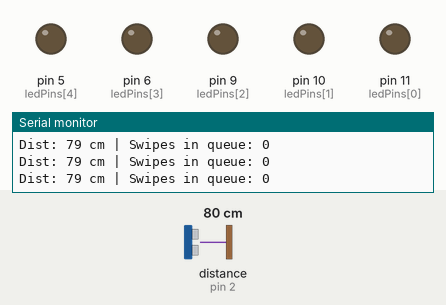
The program below on a simulated Arduino Uno, built with avr-gcc and run on an emulated ATmega328P. Shown: output pins drawn as LEDs (lit = HIGH), the last lines printed to the serial monitor. Wiring (inferred from the names in the program): ultrasonic range finder: trigger pin 12; echo pin 2. Inputs (shaded band) come from the test bench; at power-on: distance to the obstacle (sensor on pin 2) 80 cm. The echo pulse lasts 58.3 µs per cm; pins used as bus, display or sensor lines are not drawn.

Above: at 1.2 s.
1.3 s: distance to the obstacle (sensor on pin 2) set to 21 cm
3.5 s: distance to the obstacle (sensor on pin 2) set to 17 cm
At 5.3 s:
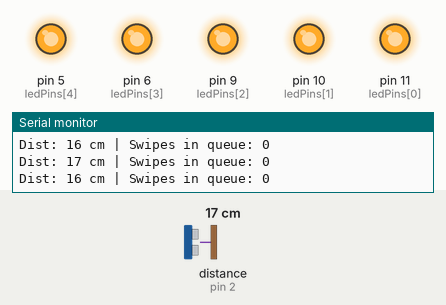
Timing chart, 0 to 6.8 s (numbered marks = the images above; inputs shaded):
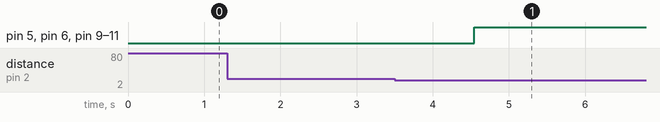

Measured:
- the behaviour switches between 20 and 19 cm on distance to the obstacle (sensor on pin 2) (found by bisection; images 0 and 1)
- after the input at 3.5 s, pin 5 (ledPins[4]), pin 6 (ledPins[3]), pin 9 (ledPins[2]), pin 10 (ledPins[1]), pin 11 (ledPins[0]): LOW → HIGH after 1.0 s

The program:

main.cpp
```cpp
#include <Arduino.h>

//Pins.
const uint8_t echoPin = 2;
const uint8_t trigPin = 12;
const uint8_t ledPins[5] = {11, 10, 9, 6, 5};

// Sampling & Calibration.
const unsigned long lastReadInterval = 60; // Safe interval to prevent sensor lockup
const unsigned long swipeThresholdDist = 20; // Max distance for a swipe in cm

unsigned long lastRead = 0;
unsigned long distance = 0;

// Gesture State Engine
int swipeCount = 0;
unsigned long lastSwipeDetectionTime = 0;
bool handWasPresent = false;

//Interrupt variables.
volatile unsigned long echoStart = 0;
volatile unsigned long pulseDuration = 0;
volatile bool newDistance = false;

// Wave state
int waveIndex = 0;
int waveDirection = 1; // 1 = forward, -1 = backward
unsigned long lastWaveStep = 0;
const unsigned long waveStepInterval = 150;

bool waveActive = false;

void checkGestureTimeout();
void executeOperations();

void time() {
  if (digitalRead(echoPin)) {
    echoStart = micros();
  } else {
    pulseDuration = micros() - echoStart;
    newDistance = true;
  }
}

void setup() {
  Serial.begin(115200);
  while (!Serial) { ; }
  Serial.println("--- System Initialized ---");

  pinMode(echoPin, INPUT);
  pinMode(trigPin, OUTPUT);

  for (int i = 0; i <= 4; i++) {
    pinMode(ledPins[i], OUTPUT);
  }

  digitalWrite(trigPin, LOW);
  attachInterrupt(digitalPinToInterrupt(echoPin), time, CHANGE);
}

void loop() {
  unsigned long now = millis();

  // Trigger the HC-SR04 safely
  if (now - lastRead >= lastReadInterval) {
    digitalWrite(trigPin, HIGH);
    delayMicroseconds(10);
    digitalWrite(trigPin, LOW);
    lastRead = now;
  }

  // Handle incoming data
  if (newDistance) {
    newDistance = false;
    distance = pulseDuration / 58.2;

    // Filter out 0.
    if (distance > 0) {
      Serial.print("Dist: "); Serial.print(distance); Serial.print(" cm | Swipes in queue: "); Serial.println(swipeCount);

      // Detect: Hand enters the detection field
      if (distance < swipeThresholdDist && !handWasPresent) {
        // Debounce: Ensure at least 250ms have passed since the last swipe registration
        if (millis() - lastSwipeDetectionTime > 250) {
          handWasPresent = true;
          swipeCount++;
          lastSwipeDetectionTime = millis();
          Serial.println("-> Hand Detected! (Registered in queue)");
        }
      }
      // Detect: Hand leaves the detection field
      else if (distance >= swipeThresholdDist && handWasPresent) {
        handWasPresent = false;
        Serial.println("-> Hand Removed.");
      }
    }
  }

  // Check if the user is finished swiping
  checkGestureTimeout();

  if (waveActive) {
    if (millis() - lastWaveStep >= waveStepInterval) {
       for(int i = 0; i <= 4; i++){
        digitalWrite(ledPins[i], LOW);
       }
       digitalWrite(ledPins[waveIndex], HIGH);
        if (waveIndex >= 4){
          waveDirection = -1;
        }
        if (waveIndex <= 0) {
          waveDirection = 1;
        }
        waveIndex += waveDirection;
        lastWaveStep = millis();
    }
}
}

void checkGestureTimeout() {
  // If we have registered swipes, wait 1000ms to see if another swipe arrives
  if (swipeCount > 0 && (millis() - lastSwipeDetectionTime > 1000)) {
    executeOperations();
  }
}

void executeOperations() {
  if (swipeCount == 1) {
    Serial.println("\n>>> SINGLE SWIPE TRIGGERED <<<");
    if(waveActive){
      waveActive = false;
      for(int i = 0; i <= 4; i++){
        digitalWrite(ledPins[i], HIGH);
      }
    }
    else{
      if(digitalRead(ledPins[0]) || digitalRead(ledPins[1]) || digitalRead(ledPins[2]) ||
         digitalRead(ledPins[3]) || digitalRead(ledPins[4])){
        for(int i = 0; i <= 4; i++){
          digitalWrite(ledPins[i], LOW);
        }
      }
      else{
        for(int i = 0; i<= 4; i++){
          digitalWrite(ledPins[i], HIGH);
        }
      }
    }
  }
  else if (swipeCount >= 2) {
    Serial.println("\n>>> DOUBLE SWIPE TRIGGERED <<<");
    waveActive = true;
  }

  // Always reset the counter back to zero
  swipeCount = 0;
}
```
